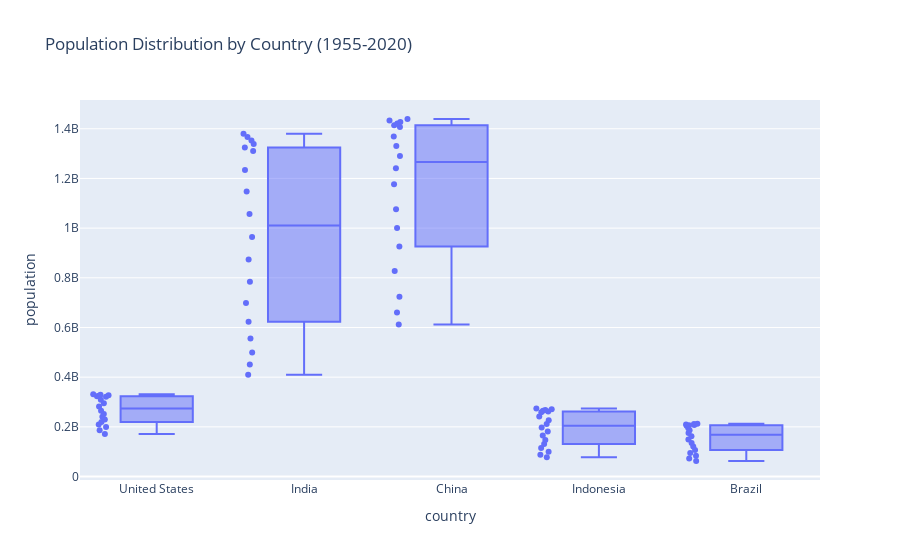

The cell this chart's notebook holds for it:
### Code cell
fig = px.box(
    df_long,
    x="country",
    y="population",
    title="Population Distribution by Country (1955-2020)",
    points="all"  # shows all individual points (optional)
)

fig.show()

### Figure 1 — Plotly figure (JSON) as saved in the notebook; plotly's stock layout.template omitted (floating-point values rounded to 4 significant figures)
{"data": [{"alignmentgroup": "True", "boxpoints": "all", "hovertemplate": "country=%{x}<br>population=%{y}<extra></extra>", "legendgroup": "", "marker": {"color": "#636efa"}, "name": "", "notched": false, "offsetgroup": "", "orientation": "v", "showlegend": false, "type": "box", "x": ["United States", "United States", "United States", "United States", "United States", "United States", "United States", "United States", "United States", "United States", "United States", "United States", "United States", "United States", "United States", "United States", "United States", "United States", "India", "India", "India", "India", "India", "India", "India", "India", "India", "India", "India", "India", "India", "India", "India", "India", "India", "India", "China", "China", "China", "China", "China", "China", "China", "China", "China", "China", "China", "China", "China", "China", "China", "China", "China", "China", "Indonesia", "Indonesia", "Indonesia", "Indonesia", "Indonesia", "Indonesia", "Indonesia", "Indonesia", "Indonesia", "Indonesia", "Indonesia", "Indonesia", "Indonesia", "Indonesia", "Indonesia", "Indonesia", "Indonesia", "Indonesia", "Brazil", "Brazil", "Brazil", "Brazil", "Brazil", "Brazil", "Brazil", "Brazil", "Brazil", "Brazil", "Brazil", "Brazil", "Brazil", "Brazil", "Brazil", "Brazil", "Brazil", "Brazil"], "x0": " ", "xaxis": "x", "y": [171685336, 186720571, 199733676, 209513341, 219081251, 229476354, 240499825, 252120309, 265163745, 281710909, 294993511, 309011475, 320878310, 323015995, 325084756, 327096265, 329064917, 331002651, 409880595, 450547679, 499123324, 555189792, 623102897, 698952844, 784360008, 873277798, 963922588, 1056575549, 1147609927, 1234281170, 1310152403, 1324517249, 1338676785, 1352642280, 1366417754, 1380004385, 612241554, 660408056, 724218968, 827601394, 926240885, 1000089235, 1075589361, 1176883674, 1240920535, 1290550765, 1330776380, 1368810615, 1406847870, 1414049351, 1421021791, 1427647786, 1433783686, 1439323776, 77273425, 87751068, 100267062, 114793178, 130680727, 147447836, 164982451, 181413402, 196934260, 211513823, 226289470, 241834215, 258383256, 261556381, 264650963, 267670543, 270625568, 273523615, 62533919, 72179226, 83373530, 95113265, 107216205, 120694009, 135274080, 149003223, 162019896, 174790340, 186127103, 195713635, 204471769, 206163053, 207833823, 209469323, 211049527, 212559417], "y0": " ", "yaxis": "y"}], "layout": {"boxmode": "group", "legend": {"tracegroupgap": 0}, "title": {"text": "Population Distribution by Country (1955-2020)"}, "xaxis": {"anchor": "y", "domain": [0, 1], "title": {"text": "country"}}, "yaxis": {"anchor": "x", "domain": [0, 1], "title": {"text": "population"}}}}
